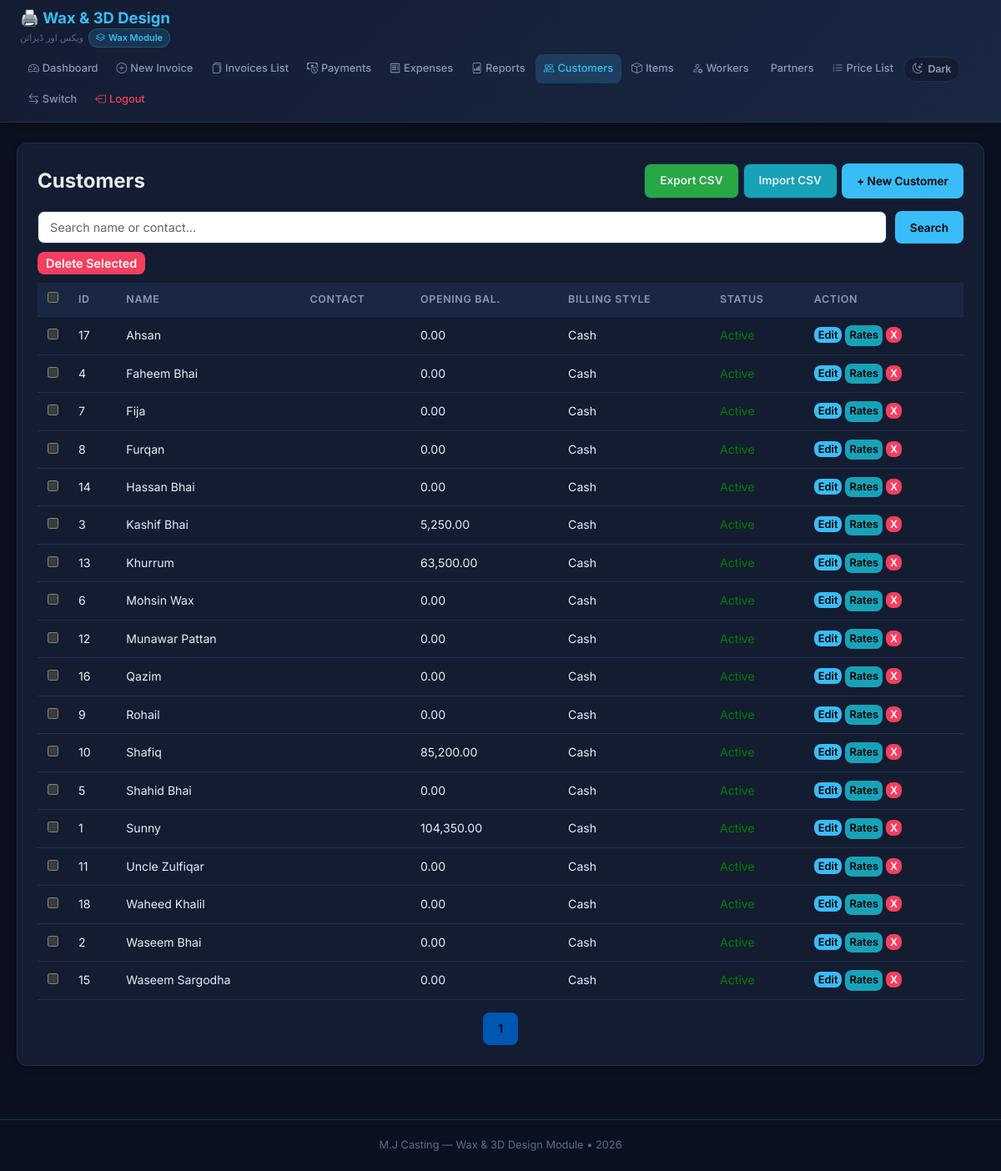
Screenshot of /wax/customers.php (signed in) with the database file from the repository.
### tables this page shows
CREATE TABLE `wax_customers` (
  `id` int(11) NOT NULL,
  `name` varchar(100) NOT NULL,
  `contact` varchar(50) DEFAULT NULL,
  `address` text DEFAULT NULL,
  `opening_balance` decimal(10,2) DEFAULT 0.00,
  `billing_style` enum('weekly','monthly','cash') DEFAULT 'cash',
  `active` tinyint(1) DEFAULT 1,
  `created_at` timestamp NOT NULL DEFAULT current_timestamp()
);

### wax/includes/functions.php (called while the page is built, shortened)
<?php
function format_currency($amount) {
    return number_format($amount, 2);
}

### wax/customers.php (the view, shortened to what this page needs)
<?php
require_once __DIR__ . '/includes/functions.php';
$pdo = getDB();
$search = $_GET['search'] ?? '';
$page = $_GET['page'] ?? 1;
$limit = 20;
$offset = ($page - 1) * $limit;
$where = "WHERE 1=1";
$params = [];
$stmtCount = $pdo->prepare("SELECT COUNT(*) FROM wax_customers $where");
$stmtCount->execute($params);
$total_rows = $stmtCount->fetchColumn();
$total_pages = ceil($total_rows / $limit);
$sql = "SELECT * FROM wax_customers $where ORDER BY active DESC, name ASC LIMIT $limit OFFSET $offset";
$stmt = $pdo->prepare($sql);
$stmt->execute($params);
$customers = $stmt->fetchAll();
include __DIR__ . '/templates/header.php';
?>
<div class="card">
    <div style="display: flex; justify-content: space-between; align-items: center; flex-wrap: wrap; gap: 10px;">
        <h2>Customers</h2>
        <div style="display: flex; gap: 5px;">
            <a href="export.php?type=customers" class="btn btn-secondary" style="background: #28a745;">Export CSV</a>
            <a href="import.php?type=customers" class="btn btn-secondary" style="background: #17a2b8;">Import CSV</a>
            <button onclick="openModal()" class="btn btn-primary">+ New Customer</button>
        </div>
    </div>
    <form method="GET" style="margin-top: 15px; display: flex; gap: 10px;">
        <input type="text" name="search" placeholder="Search name or contact..." value="<?= htmlspecialchars($search) ?>" style="flex: 1;">
        <button type="submit" class="btn btn-primary">Search</button>
    </form>
    <form method="POST" id="bulkForm">
        <div style="margin-top: 10px; margin-bottom: 5px;">
            <button type="button" class="btn btn-danger" onclick="submitBulkDelete()" style="padding: 5px 10px; font-size: 0.9rem;">Delete Selected</button>
        </div>
        <div style="overflow-x: auto;">
            <table style="margin-top: 5px;">
                <thead>
                    <tr>
                        <th style="width: 30px;"><input type="checkbox" onclick="toggleAll(this)"></th>
                        <th>ID</th>
                        <th>Name</th>
                        <th>Contact</th>
                        <th>Opening Bal.</th>
                        <th>Billing Style</th>
                        <th>Status</th>
                        <th>Action</th>
                    </tr>
                </thead>
                <tbody>
                    <?php foreach ($customers as $c): ?>
                    <tr>
                        <td><input type="checkbox" name="bulk_delete_ids[]" value="<?= $c['id'] ?>"></td>
                        <td><?= $c['id'] ?></td>
                        <td><?= htmlspecialchars($c['name']) ?></td>
                        <td><?= htmlspecialchars($c['contact']) ?></td>
                        <td><?= format_currency($c['opening_balance']) ?></td>
                        <td><?= ucfirst($c['billing_style']) ?></td>
                        <td>
                            <span style="color: <?= $c['active'] ? 'green' : 'red' ?>;">
                                <?= $c['active'] ? 'Active' : 'Inactive' ?>
                            </span>
                        </td>
                        <td>
                            <button type="button" class="btn btn-primary" style="padding: 2px 5px; font-size: 0.8rem;"
                                    onclick='editCustomer(<?= json_encode($c) ?>)'>Edit</button>
                            <a href="price_list.php?customer_id=<?= $c['id'] ?>" class="btn btn-primary" style="padding: 2px 5px; font-size: 0.8rem; background: #17a2b8;">Rates</a>
                            <button type="submit" name="delete_id" value="<?= $c['id'] ?>" class="btn btn-danger"
                                    style="padding: 2px 5px; font-size: 0.8rem;"
                                    onclick="return confirm('Deactivate this customer?');">X</button>
                        </td>
                    </tr>
                    <?php endforeach; ?>
                </tbody>
            </table>
        </div>
    </form>
    <div style="margin-top: 15px; display: flex; justify-content: center; gap: 5px;">
        <?php for ($i = 1; $i <= $total_pages; $i++): ?>
            <a href="?page=<?= $i ?>&search=<?= urlencode($search) ?>" class="btn btn-primary" style="<?= $i == $page ? 'background:#0056b3;' : 'background:#6c757d;' ?>"><?= $i ?></a>
        <?php endfor; ?>
    </div>
</div>
<?php include __DIR__ . '/templates/footer.php'; ?>

### wax/templates/header.php (style rules this page uses)
*, *::before, *::after { box-sizing: border-box; margin: 0; padding: 0; }
:root { --primary: #38bdf8; --primary-dark: #0284c7; --success: #10b981; --danger: #f43f5e; --warning: #f59e0b; --border: #1e3050; --bg-card: #131c31; --bg-body: #0b1120; --text-primary: #e8edf5; --text-secondary: #8899b4; --text-muted: #5a6d8a; --shadow: 0 2px 8px rgba(0,0,0,0.3); }
html { color-scheme: dark; }
html, body { width: 100%; min-height: 100vh; font-family: 'Inter', -apple-system, sans-serif; background: var(--bg-body); color: var(--text-primary); line-height: 1.6; }
.card { background: var(--bg-card); border: 1px solid var(--border); border-radius: 12px; padding: 24px; margin-bottom: 20px; box-shadow: var(--shadow); }
h2, h3 { margin-top: 0; color: var(--text-primary); }
input, select, textarea { width: 100%; padding: 10px 14px; border: 1px solid var(--border); border-radius: 8px; font-size: 0.9rem; background: #fff; color: #000; font-family: 'Inter', sans-serif; transition: border-color 0.2s; }
input::placeholder, textarea::placeholder { color: #666; opacity: 1; }
table { width: 100%; border-collapse: collapse; }
th, td { padding: 10px 12px; text-align: left; border-bottom: 1px solid var(--border); font-size: 0.88rem; }
th { background: #1a2744; color: var(--text-secondary); font-weight: 600; font-size: 0.78rem; text-transform: uppercase; letter-spacing: 0.05em; }
.btn { display: inline-flex; align-items: center; gap: 5px; padding: 9px 18px; border-radius: 8px; font-size: 0.85rem; font-weight: 600; text-decoration: none; border: none; cursor: pointer; transition: all 0.2s; font-family: 'Inter', sans-serif; }
.btn-primary { background: var(--primary); color: #000; }
.btn-danger { background: var(--danger); color: #fff; }
.btn-secondary { background: #1a2744; color: var(--text-primary); border: 1px solid var(--border); }

### rows the page displays
wax_customers: id "17", name "Ahsan", opening_balance "0.00", billing_style "Cash", active "Active"
wax_customers: id "4", name "Faheem Bhai", opening_balance "0.00", billing_style "Cash", active "Active"
wax_customers: id "7", name "Fija", opening_balance "0.00", billing_style "Cash", active "Active"
wax_customers: id "8", name "Furqan", opening_balance "0.00", billing_style "Cash", active "Active"
wax_customers: id "14", name "Hassan Bhai", opening_balance "0.00", billing_style "Cash", active "Active"
wax_customers: id "3", name "Kashif Bhai", opening_balance "5,250.00", billing_style "Cash", active "Active"
wax_customers: id "13", name "Khurrum", opening_balance "63,500.00", billing_style "Cash", active "Active"
wax_customers: id "6", name "Mohsin Wax", opening_balance "0.00", billing_style "Cash", active "Active"
wax_customers: id "12", name "Munawar Pattan", opening_balance "0.00", billing_style "Cash", active "Active"
wax_customers: id "16", name "Qazim", opening_balance "0.00", billing_style "Cash", active "Active"
wax_customers: id "9", name "Rohail", opening_balance "0.00", billing_style "Cash", active "Active"
wax_customers: id "10", name "Shafiq", opening_balance "85,200.00", billing_style "Cash", active "Active"
wax_customers: id "5", name "Shahid Bhai", opening_balance "0.00", billing_style "Cash", active "Active"
wax_customers: id "1", name "Sunny", opening_balance "104,350.00", billing_style "Cash", active "Active"
wax_customers: id "11", name "Uncle Zulfiqar", opening_balance "0.00", billing_style "Cash", active "Active"
wax_customers: id "18", name "Waheed Khalil", opening_balance "0.00", billing_style "Cash", active "Active"
wax_customers: id "2", name "Waseem Bhai", opening_balance "0.00", billing_style "Cash", active "Active"
wax_customers: id "15", name "Waseem Sargodha", opening_balance "0.00", billing_style "Cash", active "Active"
